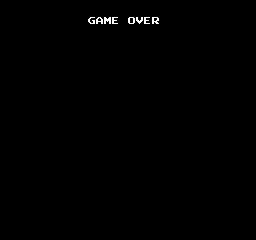

Rendered tile map (Tiled .tmx) drawn with the repository's tilesets; below, a short description and the full map source, tile grids included:
An orthogonal 32x30 tile map with 8x8 px tiles, 1 tile layer (Tile Layer 1).

<map version="1.4" tiledversion="1.4.3" orientation="orthogonal" renderorder="right-down" width="32" height="30" tilewidth="8" tileheight="8" infinite="0" nextlayerid="2" nextobjectid="1">
 <tileset firstgid="1" source="chess.tsx" />
 <layer id="1" name="Tile Layer 1" width="32" height="30">
  <data encoding="csv">
627,627,627,627,627,627,627,627,627,627,627,627,627,627,627,627,627,627,627,627,627,627,627,627,627,627,627,627,627,627,627,627,
627,627,627,627,627,627,627,627,627,627,627,627,627,627,627,627,627,627,627,627,627,627,627,627,627,627,627,627,627,627,627,627,
627,627,627,627,627,627,627,627,627,627,627,583,577,589,581,627,591,598,581,594,627,627,627,627,627,627,627,627,627,627,627,627,
627,627,627,627,627,627,627,627,627,627,627,627,627,627,627,627,627,627,627,627,627,627,627,627,627,627,627,627,627,627,627,627,
627,627,627,627,627,627,627,627,627,627,627,627,627,627,627,627,627,627,627,627,627,627,627,627,627,627,627,627,627,627,627,627,
627,627,627,627,627,627,627,627,627,627,627,627,627,627,627,627,627,627,627,627,627,627,627,627,627,627,627,627,627,627,627,627,
627,627,627,627,627,627,627,627,627,627,627,627,627,627,627,627,627,627,627,627,627,627,627,627,627,627,627,627,627,627,627,627,
627,627,627,627,627,627,627,627,627,627,627,627,627,627,627,627,627,627,627,627,627,627,627,627,627,627,627,627,627,627,627,627,
627,627,627,627,627,627,627,627,627,627,627,627,627,627,627,627,627,627,627,627,627,627,627,627,627,627,627,627,627,627,627,627,
627,627,627,627,627,627,627,627,627,627,627,627,627,627,627,627,627,627,627,627,627,627,627,627,627,627,627,627,627,627,627,627,
627,627,627,627,627,627,627,627,627,627,627,627,627,627,627,627,627,627,627,627,627,627,627,627,627,627,627,627,627,627,627,627,
627,627,627,627,627,627,627,627,627,627,627,627,627,627,627,627,627,627,627,627,627,627,627,627,627,627,627,627,627,627,627,627,
627,627,627,627,627,627,627,627,627,627,627,627,627,627,627,627,627,627,627,627,627,627,627,627,627,627,627,627,627,627,627,627,
627,627,627,627,627,627,627,627,627,627,627,627,627,627,627,627,627,627,627,627,627,627,627,627,627,627,627,627,627,627,627,627,
627,627,627,627,627,627,627,627,627,627,627,627,627,627,627,627,627,627,627,627,627,627,627,627,627,627,627,627,627,627,627,627,
627,627,627,627,627,627,627,627,627,627,627,627,627,627,627,627,627,627,627,627,627,627,627,627,627,627,627,627,627,627,627,627,
627,627,627,627,627,627,627,627,627,627,627,627,627,627,627,627,627,627,627,627,627,627,627,627,627,627,627,627,627,627,627,627,
627,627,627,627,627,627,627,627,627,627,627,627,627,627,627,627,627,627,627,627,627,627,627,627,627,627,627,627,627,627,627,627,
627,627,627,627,627,627,627,627,627,627,627,627,627,627,627,627,627,627,627,627,627,627,627,627,627,627,627,627,627,627,627,627,
627,627,627,627,627,627,627,627,627,627,627,627,627,627,627,627,627,627,627,627,627,627,627,627,627,627,627,627,627,627,627,627,
627,627,627,627,627,627,627,627,627,627,627,627,627,627,627,627,627,627,627,627,627,627,627,627,627,627,627,627,627,627,627,627,
627,627,627,627,627,627,627,627,627,627,627,627,627,627,627,627,627,627,627,627,627,627,627,627,627,627,627,627,627,627,627,627,
627,627,627,627,627,627,627,627,627,627,627,627,627,627,627,627,627,627,627,627,627,627,627,627,627,627,627,627,627,627,627,627,
627,627,627,627,627,627,627,627,627,627,627,627,627,627,627,627,627,627,627,627,627,627,627,627,627,627,627,627,627,627,627,627,
627,627,627,627,627,627,627,627,627,627,627,627,627,627,627,627,627,627,627,627,627,627,627,627,627,627,627,627,627,627,627,627,
627,627,627,627,627,627,627,627,627,627,627,627,627,627,627,627,627,627,627,627,627,627,627,627,627,627,627,627,627,627,627,627,
627,627,627,627,627,627,627,627,627,627,627,627,627,627,627,627,627,627,627,627,627,627,627,627,627,627,627,627,627,627,627,627,
627,627,627,627,627,627,627,627,627,627,627,627,627,627,627,627,627,627,627,627,627,627,627,627,627,627,627,627,627,627,627,627,
627,627,627,627,627,627,627,627,627,627,627,627,627,627,627,627,627,627,627,627,627,627,627,627,627,627,627,627,627,627,627,627,
627,627,627,627,627,627,627,627,627,627,627,627,627,627,627,627,627,627,627,627,627,627,627,627,627,627,627,627,627,627,627,627
</data>
 </layer>
</map>
